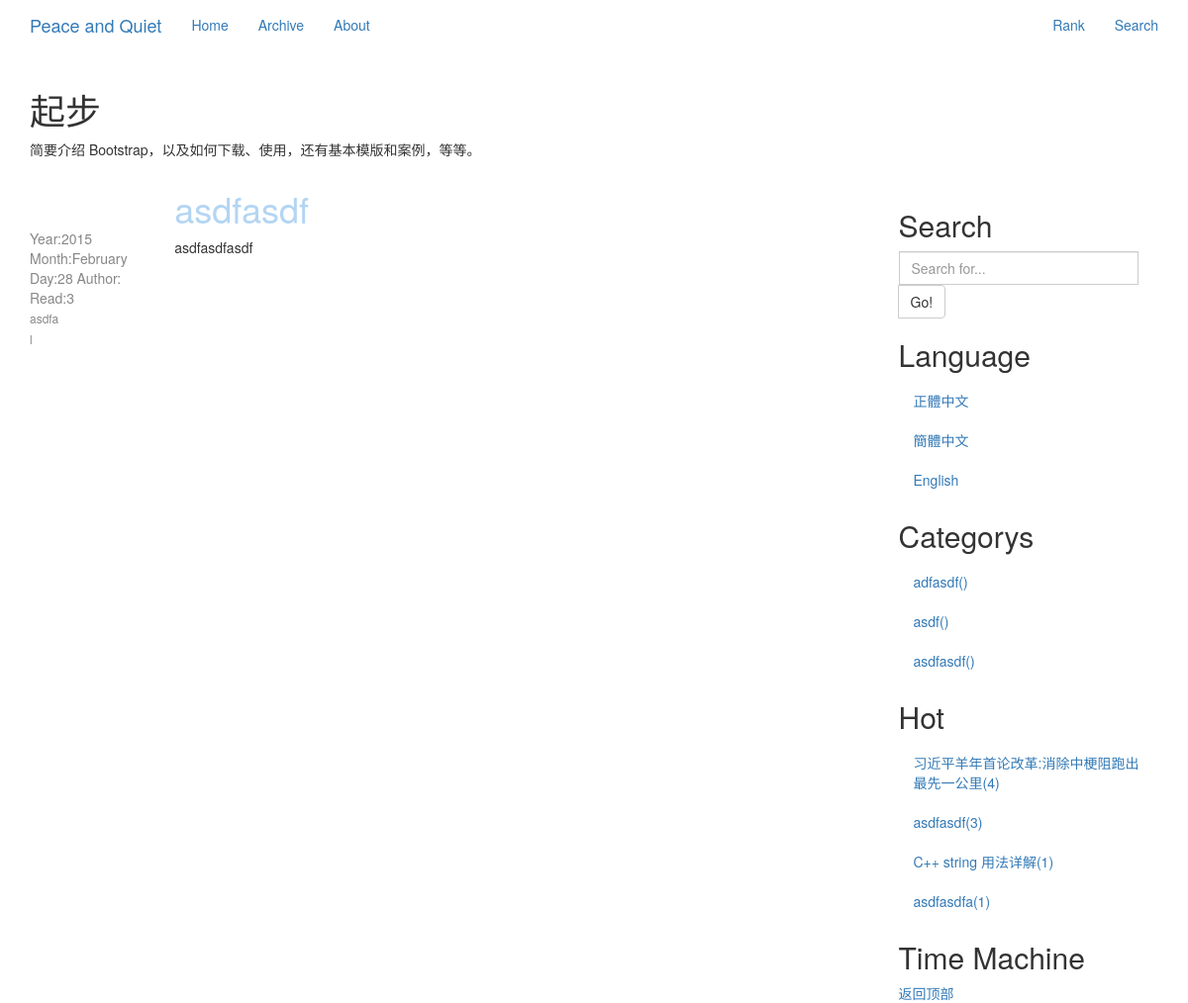
Screenshot of /archive/448c2b0b0c/ with the database file from the repository.
### Blog/models.py (models this page shows, shortened)
class Blog(models.Model):
    title = models.CharField("標題", max_length=150, unique=True, null=False, blank=False)
    createTime = models.DateTimeField("創建時間", auto_now_add=True, auto_now=False)
    updateTime = models.DateTimeField("修改時間", auto_now_add=False, auto_now=True)
    body = models.TextField("內容")
    accessCount = models.IntegerField("瀏覽量", default=1, editable=False)
    category = models.ForeignKey('Category', verbose_name="分類集合", related_name='category')
    shortUrl = models.CharField("短URL", max_length=150, unique=True, null=False, blank=False, editable=False)
    tags = models.ManyToManyField('Tag', verbose_name="標籤集合", null=True)
    tags.help_text = '標籤集合'

class Category(models.Model):
    title = models.CharField('分類', max_length=30, unique=True)
    shortUrl = models.CharField("短URL", max_length=150, unique=True, null=False, blank=False, editable=False)
    class Meta:
        ordering = ('title',)

### Blog/views.py (the view)
# urls.py: url(r'^archive/(?P<shortUrl>\w+)/', 'Blog.views.archive', name='archive'),
def archive(request, shortUrl):
    post = get_object_or_404(Blog, shortUrl=shortUrl)
    post.accessCount += 1
    post.save()
    categorys = Category.objects.all()
    hotPassages = Blog.objects.order_by('-accessCount')[:10]
    return render(request, 'archive.html', {'post': post, 'categorys': categorys, 'hotPassages': hotPassages})

### template/archive.html (shortened to what this page needs)
{% extends 'base.html' %}
{% block content %}
    <div class="col-md-9" role="main">
        <div class="row">
            <div class="col-md-2" role="complementary">
                <nav class="visible-lg-inline-block">
                    <div class="title">
                        <br/>
                        <br/>
                        <br/>
                        <span>Year:{{ post.createTime|date:"Y" }}</span>
                        <span>Month:{{ post.createTime|date:"F" }}</span>
                        <span>Day:{{ post.createTime|date:"d" }}</span>
                        <span>Author:</span>
                        <span>Read:{{ post.accessCount }}</span>
                        <li><a href="">asdfa</a></li>
                        <li><a href="">l</a></li>
                    </div>
                </nav>
            </div>
            <div class="col-md-10" role="main">
                <div class="title"><a href="{% url 'archive' shortUrl=post.shortUrl %}">
                    <h1>{{ post.title }}</h1>
                </a></div>
                <p>{{ post.body }}</p>
            </div>
        </div>
    </div>
    {% block rightSide %}
        {% include "rightSide.html" %}
    {% endblock %}
{% endblock %}

### template/rightSide.html (shortened to what this page needs)
<div class="col-md-3" role="complementary">
    <nav class="bs-docs-sidebar hidden-print hidden-xs hidden-sm affix-top">
        <ul class="nav bs-docs-sidenav">
            <li><a></a></li>
            <li><h2>Search</h2></li>
            <li>
                <div class="input-group">
                    <form action="{% url 'search' %}" method="post">
                        <input type="text" class="form-control" name="query" placeholder="Search for...">
                            <span class="input-group-btn">
                                <button class="btn btn-default" type="submit">Go!</button>
                            </span>
                    </form>
                </div>
            </li>
            <li><h2>Language</h2></li>
            <li><a href="#">正體中文</a></li>
            <li><a href="#">簡體中文</a></li>
            <li><a href="#">English</a></li>
            <li><h2>Categorys</h2></li>
            {% for category in categorys %}
                <li><a href="{% url 'category' shortUrl=category.shortUrl %}">{{ category.title }}()</a></li>
            {% endfor %}
            <li><h2>Hot</h2></li>
            {% for hotPassage in hotPassages %}
                <li>
                    <a href="{% url 'archive' shortUrl=hotPassage.shortUrl %}">{{ hotPassage.title }}({{ hotPassage.accessCount }})</a>
                </li>
            {% endfor %}
            <li><h2>Time Machine</h2></li>
        </ul>
        <a class="back-to-top" href="#top">
            返回顶部
        </a>
    </nav>
</div>

### template/base.html (style rules this page uses)
.title span { color: #878787; }
.title li { list-style-type: none; }
.title a { color: #898989; font-size: 12px; line-height: 20px; text-align: center; text-decoration: none; -o-transition: color 0.5s linear; -webkit-transition: color 0.5s linear; -moz-transition: color 0.5s linear; transition: color 0.5s linear; }
.title a > h1 { color: #B3D5F3; text-align: left; text-decoration: none; -o-transition: color 0.5s linear; -webkit-transition: color 0.5s linear; -moz-transition: color 0.5s linear; transition: color 0.5s linear; }

### rows the page displays
Blog: createTime "2015", createTime "February", createTime "28", accessCount "3", title "asdfasdf", body "asdfasdfasdf"
Category: title "adfasdf"
Category: title "asdf"
Category: title "asdfasdf"
Blog: title "习近平羊年首论改革:消除中梗阻跑出最先一公里", accessCount "4"
Blog: title "C++ string 用法详解", accessCount "1"
Blog: title "asdfasdfa", accessCount "1"
